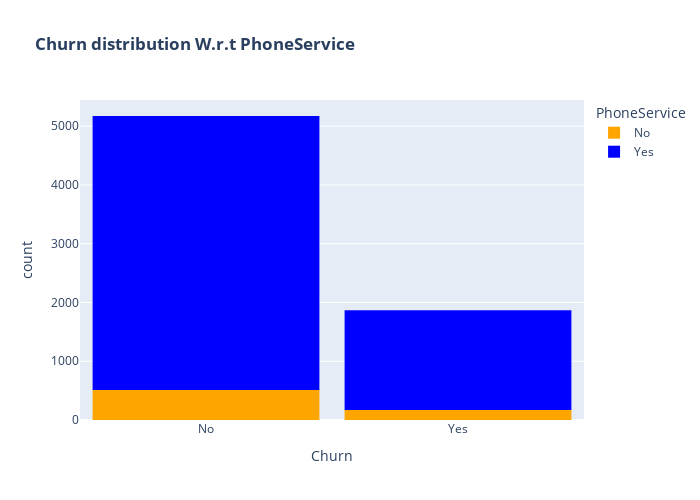

The notebook cell this image was saved under:
### Markdown cell above
Total Customers:

- No PhoneService = 510 + 170 = 680
- Yes PhoneService = 4653 + 1699 = 6352

**Churn Rate**

- No Phoneservice Churn Rate = 170/680 = 25.0%
- Yes PhoneService Churn Rate 1699/6352 = 26.7%

**Insights**

- Customers without PhoneService, about 25% of them churn.
- Customers with PhoneService, about 26.7% of them churn.

### Code cell
import plotly.express as px

# Correct color values (color names or hex codes)
color_map = {"Yes": 'blue', "No": 'orange'}  # Ensure these match actual values in 'PhoneService'

fig = px.histogram(
    df,
    x='Churn',
    color='PhoneService',
    title='<b>Churn distribution W.r.t PhoneService</b>',
    color_discrete_map=color_map
)

# Corrected: 'bargap' instead of 'bargrap'
fig.update_layout(width=700, height=500, bargap=0.1)

fig.show()

### Figure 1 — Plotly figure (JSON) as saved in the notebook; plotly's stock layout.template omitted (floating-point values rounded to 4 significant figures; data arrays with more than 128 entries replaced by an {"elided": "..."} marker saying what was removed)
{"data": [{"bingroup": "x", "hovertemplate": "PhoneService=No<br>Churn=%{x}<br>count=%{y}<extra></extra>", "legendgroup": "No", "marker": {"color": "orange", "pattern": {"shape": ""}}, "name": "No", "orientation": "v", "showlegend": true, "type": "histogram", "x": {"elided": "682 str values"}, "xaxis": "x", "yaxis": "y"}, {"bingroup": "x", "hovertemplate": "PhoneService=Yes<br>Churn=%{x}<br>count=%{y}<extra></extra>", "legendgroup": "Yes", "marker": {"color": "blue", "pattern": {"shape": ""}}, "name": "Yes", "orientation": "v", "showlegend": true, "type": "histogram", "x": {"elided": "6361 str values"}, "xaxis": "x", "yaxis": "y"}], "layout": {"bargap": 0.1, "barmode": "relative", "height": 500, "legend": {"title": {"text": "PhoneService"}, "tracegroupgap": 0}, "title": {"text": "<b>Churn distribution W.r.t PhoneService</b>"}, "width": 700, "xaxis": {"anchor": "y", "domain": [0, 1], "title": {"text": "Churn"}}, "yaxis": {"anchor": "x", "domain": [0, 1], "title": {"text": "count"}}}}
